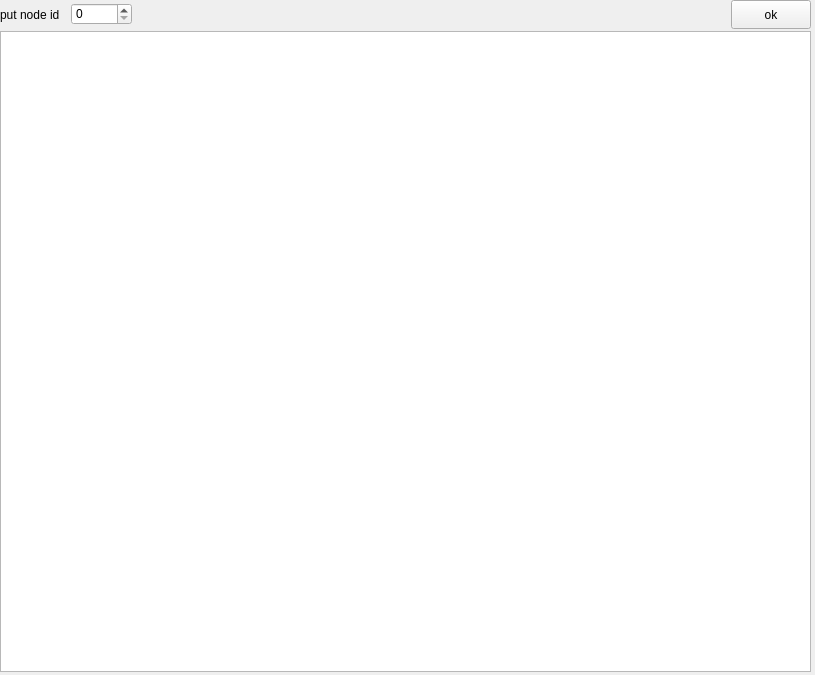
<?xml version="1.0" encoding="UTF-8"?>
<ui version="4.0">
 <class>MainWindow</class>
 <widget class="QMainWindow" name="MainWindow">
  <property name="geometry">
   <rect>
    <x>0</x>
    <y>0</y>
    <width>815</width>
    <height>675</height>
   </rect>
  </property>
  <property name="windowTitle">
   <string>MainWindow</string>
  </property>
  <property name="styleSheet">
   <string notr="true">selection-background-color: rgb(192, 191, 188);</string>
  </property>
  <widget class="QWidget" name="centralwidget">
   <property name="sizePolicy">
    <sizepolicy hsizetype="Expanding" vsizetype="Expanding">
     <horstretch>0</horstretch>
     <verstretch>0</verstretch>
    </sizepolicy>
   </property>
   <property name="minimumSize">
    <size>
     <width>815</width>
     <height>675</height>
    </size>
   </property>
   <property name="maximumSize">
    <size>
     <width>815</width>
     <height>675</height>
    </size>
   </property>
   <property name="tabletTracking">
    <bool>true</bool>
   </property>
   <widget class="QWidget" name="gridLayoutWidget">
    <property name="geometry">
     <rect>
      <x>0</x>
      <y>0</y>
      <width>811</width>
      <height>29</height>
     </rect>
    </property>
    <layout class="QGridLayout" name="gridLayout">
     <property name="sizeConstraint">
      <enum>QLayout::SetNoConstraint</enum>
     </property>
     <item row="0" column="0">
      <layout class="QHBoxLayout" name="horizontalLayout">
       <property name="spacing">
        <number>11</number>
       </property>
       <item>
        <widget class="QLabel" name="label">
         <property name="sizePolicy">
          <sizepolicy hsizetype="Expanding" vsizetype="Expanding">
           <horstretch>3</horstretch>
           <verstretch>0</verstretch>
          </sizepolicy>
         </property>
         <property name="text">
          <string>put node id</string>
         </property>
        </widget>
       </item>
       <item>
        <widget class="QSpinBox" name="spinBox">
         <property name="maximum">
          <number>10000</number>
         </property>
        </widget>
       </item>
       <item>
        <spacer name="horizontalSpacer">
         <property name="orientation">
          <enum>Qt::Horizontal</enum>
         </property>
         <property name="sizeHint" stdset="0">
          <size>
           <width>947</width>
           <height>17</height>
          </size>
         </property>
        </spacer>
       </item>
       <item>
        <widget class="QPushButton" name="pushBotton">
         <property name="enabled">
          <bool>true</bool>
         </property>
         <property name="sizePolicy">
          <sizepolicy hsizetype="Minimum" vsizetype="Expanding">
           <horstretch>0</horstretch>
           <verstretch>0</verstretch>
          </sizepolicy>
         </property>
         <property name="text">
          <string>ok</string>
         </property>
        </widget>
       </item>
      </layout>
     </item>
    </layout>
   </widget>
   <widget class="QTableView" name="tableView">
    <property name="geometry">
     <rect>
      <x>0</x>
      <y>31</y>
      <width>811</width>
      <height>641</height>
     </rect>
    </property>
   </widget>
  </widget>
 </widget>
 <resources/>
 <connections/>
</ui>
